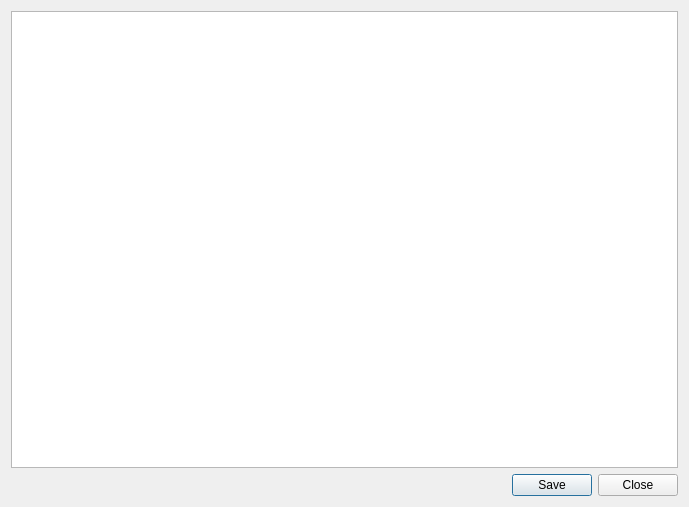
<?xml version="1.0" encoding="UTF-8"?>
<ui version="4.0">
 <class>Console</class>
 <widget class="QDialog" name="Console">
  <property name="geometry">
   <rect>
    <x>0</x>
    <y>0</y>
    <width>689</width>
    <height>507</height>
   </rect>
  </property>
  <property name="windowTitle">
   <string>RareUpdater - Debug Console</string>
  </property>
  <layout class="QVBoxLayout" name="verticalLayout">
   <item>
    <widget class="QPlainTextEdit" name="console">
     <property name="font">
      <font>
       <family>Monospace</family>
      </font>
     </property>
     <property name="readOnly">
      <bool>true</bool>
     </property>
    </widget>
   </item>
   <item>
    <widget class="QDialogButtonBox" name="buttons">
     <property name="orientation">
      <enum>Qt::Horizontal</enum>
     </property>
     <property name="standardButtons">
      <set>QDialogButtonBox::Close|QDialogButtonBox::Save</set>
     </property>
     <property name="centerButtons">
      <bool>false</bool>
     </property>
    </widget>
   </item>
  </layout>
 </widget>
 <resources/>
 <connections>
  <connection>
   <sender>buttons</sender>
   <signal>accepted()</signal>
   <receiver>Console</receiver>
   <slot>accept()</slot>
   <hints>
    <hint type="sourcelabel">
     <x>248</x>
     <y>254</y>
    </hint>
    <hint type="destinationlabel">
     <x>157</x>
     <y>274</y>
    </hint>
   </hints>
  </connection>
  <connection>
   <sender>buttons</sender>
   <signal>rejected()</signal>
   <receiver>Console</receiver>
   <slot>reject()</slot>
   <hints>
    <hint type="sourcelabel">
     <x>316</x>
     <y>260</y>
    </hint>
    <hint type="destinationlabel">
     <x>286</x>
     <y>274</y>
    </hint>
   </hints>
  </connection>
 </connections>
</ui>
